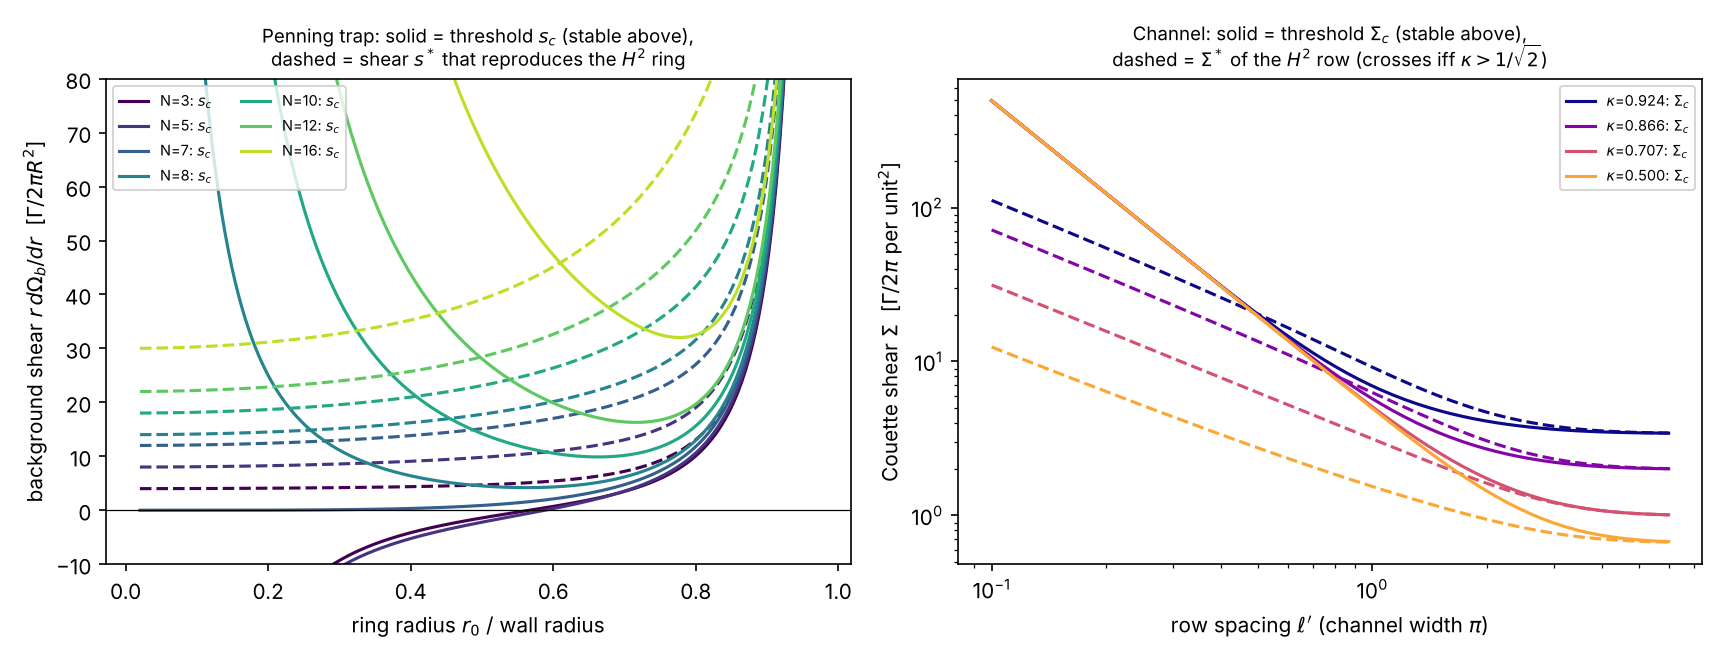

Write Python code to recreate this figure.
"""Background shear as the single design knob (uses the lemma in flat_lemma.py).

Trap (Penning-Malmberg, unit wall radius, uniform B, columns of circulation 2 pi):
  a ring of N at radius r0 with background shear s = r dOmega_b/dr at the ring is stable iff s >= s_c(N, r0);
  the H^2 ring (hyperbolic radius rho, r0 = tanh(rho/2)) is the trap ring with s = s*(N, r0).
  At s = 0 this is Havelock's problem (1931): stable iff r0 < r_H(N) for N <= 6, never for N >= 7.
Channel (width pi, uniform Couette background of shear Sigma):
  stable iff Sigma >= Sigma_c(alpha, l') = -B_ch(pi) (critical mode q = pi, from ../rows/ item 11);
  the H^2 hypercycle row is Sigma = Sigma*(alpha, l') = 4 cot(a) sum_j W_phi(j) + csc^2(a)/2.
Usage: python shear_design.py  -> shear_design.out, shear_design.png"""
import sys, os; sys.path.insert(0, os.path.dirname(os.path.abspath(__file__)))
sys.path.insert(0, os.path.join(os.path.dirname(os.path.abspath(__file__)), '..', 'channel'))
import numpy as np
from channel_symbol import symbols, pieces

from ring_blocks import S_window, S_trap, S_H2

def s_crit(N, r0):
    """trap threshold: stable iff s >= s_c (exact Fourier blocks; an upper window edge, if any, is reported by S_window)."""
    lo, hi = S_window(N, r0); assert hi == np.inf
    return lo - S_trap(N, r0, 0.0)

def s_star(N, r0):
    return S_H2(N, r0) - S_trap(N, r0, 0.0)

def crossings(f, a, b, n=400):
    xs = np.linspace(a, b, n); v = np.array([f(x) for x in xs]); roots = []
    for i in range(n - 1):
        if v[i]*v[i+1] < 0:
            lo, hi = xs[i], xs[i+1]
            for _ in range(60):
                mid = 0.5*(lo + hi)
                if f(lo)*f(mid) <= 0: hi = mid
                else: lo = mid
            roots.append(0.5*(lo + hi))
    return roots, v

def channel_maps(alpha, lps):
    Sc, Ss = [], []
    for lp in lps:
        BH, CH, Bc, Cc, V = symbols(alpha, lp, np.array([np.pi]))
        j, a, b, d, Wp = pieces(alpha, lp)
        Sc.append(-Bc[0]); Ss.append(4/np.tan(alpha)*Wp.sum() + 0.5/np.sin(alpha)**2)
    return np.array(Sc), np.array(Ss)

if __name__ == '__main__':
    out = []
    P = lambda *a: (print(*a), out.append(' '.join(str(x) for x in a)))
    P('Havelock check (s = 0): the unsheared trap ring is stable iff s_c(N, r0) <= 0; sign changes of s_c in (0, 0.99):')
    for N in range(2, 9):
        roots, v = crossings(lambda r: s_crit(N, r), 0.005, 0.99)
        P(f'  N = {N}: s_c < 0 at r0 = 0.005: {v[0] < 0};  sign changes at r0 = {[round(x, 6) for x in roots]}'
          + (f'  (p = r0^2 = {roots[0]**2:.6f})' if roots else ''))
    P('\nTrap: H^2 ring <-> trap ring with background shear s* = s*(N, r0); H^2 stable iff s* >= s_c')
    cir = np.loadtxt(os.path.join(os.path.dirname(os.path.abspath(__file__)), '..', 'rows', 'circle_branch.out'), skiprows=1)
    r0s = np.linspace(0.02, 0.97, 200); ring = {}
    for N in [3, 5, 7, 8, 10, 12, 16]:
        sc = np.array([s_crit(N, r) for r in r0s]); ss = np.array([s_star(N, r) for r in r0s]); ring[N] = (sc, ss)
        roots, _ = crossings(lambda r: s_star(N, r) - s_crit(N, r), 0.02, 0.97)
        note = ''
        for NN, k, l in cir:
            if int(NN) == N: note = f';  note threshold r0* = tanh(arccoth(a*)/2) = {np.tanh(np.arctanh(1/k)/2):.6f}'
        P(f'  N = {N:2d}: s* - s_c changes sign at r0 = {[round(x, 6) for x in roots]}{note};  s*(0.5) = {s_star(N, 0.5):.3f}, s_c(0.5) = {s_crit(N, 0.5):.3f}')
    P('  physical scale: required background vorticity contrast zeta_mean_inside - zeta_at_ring = s* Gamma/(2 pi R^2);')
    P('  relative to a column of radius a: (s*/2)(a/R)^2. Durkin-Fajans 2000 trap (a/R = 0.025): factor 3.1e-4.')
    for N in [8, 10, 12]:
        for r0 in [0.3, 0.5, 0.7]:
            P(f'    N = {N}, r0 = {r0}: s* = {s_star(N, r0):7.3f},  contrast / column vorticity = {s_star(N, r0)/2*0.025**2:.2e}')
    P('\nChannel (width pi): Couette shear Sigma_c(alpha, l\') needed, and the H^2 value Sigma*')
    lps = np.geomspace(0.1, 6, 60); chan = {}
    for al in [np.pi/8, np.pi/6, np.pi/4, np.pi/3]:
        Sc, Ss = channel_maps(al, lps); chan[al] = (Sc, Ss)
        P(f'  alpha = {al:.4f} (kappa {np.cos(al):.3f}): Sigma_c at l\' = 0.1, 1, 6: {np.interp([0.1, 1, 6], lps, Sc).round(3)};'
          f'  Sigma* - Sigma_c >= 0 for l\' >= {lps[np.argmax(Ss - Sc >= 0)] if np.any(Ss - Sc >= 0) else None}')
    P('  minimum over the grid of Sigma_c:', round(min(c[0].min() for c in chan.values()), 4))
    open('shear_design.out', 'w').write('\n'.join(out) + '\n')

    import matplotlib; matplotlib.use('Agg'); import matplotlib.pyplot as plt
    fig, ax = plt.subplots(1, 2, figsize=(11.5, 4.4))
    cols = plt.cm.viridis(np.linspace(0, 0.9, len(ring)))
    for c, (N, (sc, ss)) in zip(cols, ring.items()):
        ax[0].plot(r0s, sc, color=c, label=f'N={N}: $s_c$'); ax[0].plot(r0s, ss, '--', color=c)
    ax[0].axhline(0, color='k', lw=0.6); ax[0].set_ylim(-10, 80)
    ax[0].set_xlabel('ring radius $r_0$ / wall radius'); ax[0].set_ylabel(r'background shear $r\,d\Omega_b/dr$  [$\Gamma/2\pi R^2$]')
    ax[0].set_title('Penning trap: solid = threshold $s_c$ (stable above),\ndashed = shear $s^*$ that reproduces the $H^2$ ring', fontsize=9)
    ax[0].legend(fontsize=7, ncol=2)
    for c, (al, (Sc, Ss)) in zip(plt.cm.plasma(np.linspace(0, 0.8, 4)), chan.items()):
        ax[1].loglog(lps, Sc, color=c, label=fr'$\kappa$={np.cos(al):.3f}: $\Sigma_c$'); ax[1].loglog(lps, Ss, '--', color=c)
    ax[1].set_xlabel("row spacing $\\ell'$ (channel width $\\pi$)"); ax[1].set_ylabel(r'Couette shear $\Sigma$  [$\Gamma/2\pi$ per unit$^2$]')
    ax[1].set_title('Channel: solid = threshold $\\Sigma_c$ (stable above),\ndashed = $\\Sigma^*$ of the $H^2$ row (crosses iff $\\kappa>1/\\sqrt{2}$)', fontsize=9)
    ax[1].legend(fontsize=7)
    fig.tight_layout(); fig.savefig('shear_design.png', dpi=150)
